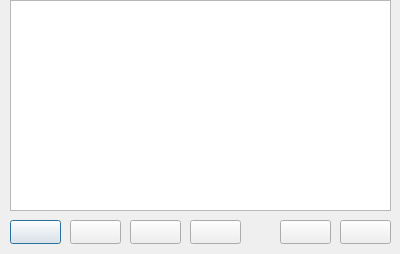
<?xml version="1.0" encoding="UTF-8"?>
<ui version="4.0">
 <class>MusicMgr</class>
 <widget class="QDialog" name="MusicMgr">
  <property name="geometry">
   <rect>
    <x>0</x>
    <y>0</y>
    <width>400</width>
    <height>254</height>
   </rect>
  </property>
  <property name="windowTitle">
   <string>Dialog</string>
  </property>
  <widget class="QPushButton" name="BtnAdd">
   <property name="geometry">
    <rect>
     <x>10</x>
     <y>220</y>
     <width>51</width>
     <height>24</height>
    </rect>
   </property>
   <property name="text">
    <string/>
   </property>
  </widget>
  <widget class="QPushButton" name="BtnRemove">
   <property name="geometry">
    <rect>
     <x>70</x>
     <y>220</y>
     <width>51</width>
     <height>24</height>
    </rect>
   </property>
   <property name="text">
    <string/>
   </property>
  </widget>
  <widget class="QPushButton" name="BtnPreviewStart">
   <property name="geometry">
    <rect>
     <x>130</x>
     <y>220</y>
     <width>51</width>
     <height>24</height>
    </rect>
   </property>
   <property name="text">
    <string/>
   </property>
  </widget>
  <widget class="QPushButton" name="BtnPreviewStop">
   <property name="geometry">
    <rect>
     <x>190</x>
     <y>220</y>
     <width>51</width>
     <height>24</height>
    </rect>
   </property>
   <property name="text">
    <string/>
   </property>
  </widget>
  <widget class="QPushButton" name="BtnCancel">
   <property name="geometry">
    <rect>
     <x>280</x>
     <y>220</y>
     <width>51</width>
     <height>24</height>
    </rect>
   </property>
   <property name="text">
    <string/>
   </property>
  </widget>
  <widget class="QPushButton" name="BtnOk">
   <property name="geometry">
    <rect>
     <x>340</x>
     <y>220</y>
     <width>51</width>
     <height>24</height>
    </rect>
   </property>
   <property name="text">
    <string/>
   </property>
  </widget>
  <widget class="QListWidget" name="SongsList">
   <property name="geometry">
    <rect>
     <x>10</x>
     <y>0</y>
     <width>381</width>
     <height>211</height>
    </rect>
   </property>
  </widget>
 </widget>
 <resources/>
 <connections/>
</ui>
